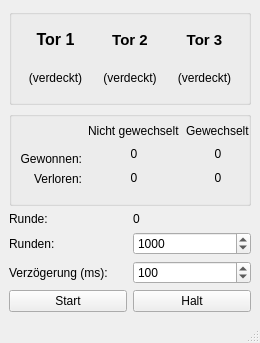
<?xml version="1.0" encoding="UTF-8"?>
<ui version="4.0">
 <class>MainWindow</class>
 <widget class="QMainWindow" name="MainWindow">
  <property name="geometry">
   <rect>
    <x>0</x>
    <y>0</y>
    <width>260</width>
    <height>343</height>
   </rect>
  </property>
  <property name="sizePolicy">
   <sizepolicy hsizetype="Fixed" vsizetype="Fixed">
    <horstretch>0</horstretch>
    <verstretch>0</verstretch>
   </sizepolicy>
  </property>
  <property name="windowTitle">
   <string>Ziegenzaehmer v0.0.1</string>
  </property>
  <widget class="QWidget" name="centralwidget">
   <layout class="QGridLayout" name="gridLayout_3">
    <item row="0" column="0">
     <widget class="QGroupBox" name="groupBox">
      <property name="title">
       <string/>
      </property>
      <layout class="QGridLayout" name="gridLayout">
       <item row="0" column="0">
        <layout class="QHBoxLayout" name="horizontalLayout">
         <item>
          <layout class="QVBoxLayout" name="verticalLayout_4">
           <item>
            <widget class="QLabel" name="labelTor1">
             <property name="text">
              <string>&lt;html&gt;&lt;head/&gt;&lt;body&gt;&lt;p&gt;&lt;span style=&quot; font-size:12pt; font-weight:700;&quot;&gt;Tor 1&lt;/span&gt;&lt;/p&gt;&lt;/body&gt;&lt;/html&gt;</string>
             </property>
             <property name="alignment">
              <set>Qt::AlignCenter</set>
             </property>
            </widget>
           </item>
           <item>
            <widget class="QLabel" name="torZaehler1">
             <property name="text">
              <string>(verdeckt)</string>
             </property>
             <property name="alignment">
              <set>Qt::AlignCenter</set>
             </property>
            </widget>
           </item>
          </layout>
         </item>
         <item>
          <layout class="QVBoxLayout" name="verticalLayout_5">
           <item>
            <widget class="QLabel" name="labelTor2">
             <property name="text">
              <string>&lt;html&gt;&lt;head/&gt;&lt;body&gt;&lt;p&gt;&lt;span style=&quot; font-size:11pt; font-weight:700;&quot;&gt;Tor 2&lt;/span&gt;&lt;/p&gt;&lt;/body&gt;&lt;/html&gt;</string>
             </property>
             <property name="alignment">
              <set>Qt::AlignCenter</set>
             </property>
            </widget>
           </item>
           <item>
            <widget class="QLabel" name="torZaehler2">
             <property name="text">
              <string>(verdeckt)</string>
             </property>
             <property name="alignment">
              <set>Qt::AlignCenter</set>
             </property>
            </widget>
           </item>
          </layout>
         </item>
         <item>
          <layout class="QVBoxLayout" name="verticalLayout_7">
           <item>
            <widget class="QLabel" name="labelTor3">
             <property name="text">
              <string>&lt;html&gt;&lt;head/&gt;&lt;body&gt;&lt;p&gt;&lt;span style=&quot; font-size:11pt; font-weight:700;&quot;&gt;Tor 3&lt;/span&gt;&lt;/p&gt;&lt;/body&gt;&lt;/html&gt;</string>
             </property>
             <property name="alignment">
              <set>Qt::AlignCenter</set>
             </property>
            </widget>
           </item>
           <item>
            <widget class="QLabel" name="torZaehler3">
             <property name="text">
              <string>(verdeckt)</string>
             </property>
             <property name="alignment">
              <set>Qt::AlignCenter</set>
             </property>
            </widget>
           </item>
          </layout>
         </item>
        </layout>
       </item>
      </layout>
     </widget>
    </item>
    <item row="1" column="0">
     <widget class="QGroupBox" name="groupBox_2">
      <property name="minimumSize">
       <size>
        <width>242</width>
        <height>79</height>
       </size>
      </property>
      <property name="title">
       <string/>
      </property>
      <widget class="QWidget" name="">
       <property name="geometry">
        <rect>
         <x>10</x>
         <y>11</y>
         <width>231</width>
         <height>64</height>
        </rect>
       </property>
       <layout class="QHBoxLayout" name="horizontalLayout_2">
        <item>
         <layout class="QVBoxLayout" name="verticalLayout">
          <item>
           <spacer name="verticalSpacer">
            <property name="orientation">
             <enum>Qt::Vertical</enum>
            </property>
            <property name="sizeHint" stdset="0">
             <size>
              <width>20</width>
              <height>40</height>
             </size>
            </property>
           </spacer>
          </item>
          <item>
           <widget class="QLabel" name="label">
            <property name="text">
             <string>Gewonnen:</string>
            </property>
            <property name="alignment">
             <set>Qt::AlignRight|Qt::AlignTrailing|Qt::AlignVCenter</set>
            </property>
           </widget>
          </item>
          <item>
           <widget class="QLabel" name="label_2">
            <property name="text">
             <string>Verloren:</string>
            </property>
            <property name="alignment">
             <set>Qt::AlignRight|Qt::AlignTrailing|Qt::AlignVCenter</set>
            </property>
           </widget>
          </item>
         </layout>
        </item>
        <item>
         <layout class="QVBoxLayout" name="verticalLayout_2">
          <item>
           <widget class="QLabel" name="label_5">
            <property name="text">
             <string>Nicht gewechselt</string>
            </property>
           </widget>
          </item>
          <item>
           <widget class="QLabel" name="nGewonnen">
            <property name="text">
             <string>0</string>
            </property>
            <property name="alignment">
             <set>Qt::AlignCenter</set>
            </property>
           </widget>
          </item>
          <item>
           <widget class="QLabel" name="nVerloren">
            <property name="text">
             <string>0</string>
            </property>
            <property name="alignment">
             <set>Qt::AlignCenter</set>
            </property>
           </widget>
          </item>
         </layout>
        </item>
        <item>
         <layout class="QVBoxLayout" name="verticalLayout_3">
          <item>
           <widget class="QLabel" name="label_3">
            <property name="text">
             <string>Gewechselt</string>
            </property>
           </widget>
          </item>
          <item>
           <widget class="QLabel" name="gGewonnen">
            <property name="text">
             <string>0</string>
            </property>
            <property name="alignment">
             <set>Qt::AlignCenter</set>
            </property>
           </widget>
          </item>
          <item>
           <widget class="QLabel" name="gVerloren">
            <property name="text">
             <string>0</string>
            </property>
            <property name="alignment">
             <set>Qt::AlignCenter</set>
            </property>
           </widget>
          </item>
         </layout>
        </item>
       </layout>
      </widget>
     </widget>
    </item>
    <item row="2" column="0">
     <layout class="QGridLayout" name="gridLayout_2">
      <item row="0" column="0">
       <layout class="QHBoxLayout" name="horizontalLayout_4">
        <item>
         <widget class="QLabel" name="label_4">
          <property name="text">
           <string>Runde:</string>
          </property>
         </widget>
        </item>
        <item>
         <widget class="QLabel" name="labelRunden">
          <property name="text">
           <string>0</string>
          </property>
         </widget>
        </item>
       </layout>
      </item>
      <item row="1" column="0">
       <layout class="QHBoxLayout" name="horizontalLayout_3">
        <item>
         <widget class="QLabel" name="label_7">
          <property name="text">
           <string>Runden:</string>
          </property>
         </widget>
        </item>
        <item>
         <widget class="QSpinBox" name="spinBoxRunden">
          <property name="minimum">
           <number>1</number>
          </property>
          <property name="maximum">
           <number>999999999</number>
          </property>
          <property name="singleStep">
           <number>10</number>
          </property>
          <property name="value">
           <number>1000</number>
          </property>
         </widget>
        </item>
       </layout>
      </item>
      <item row="2" column="0">
       <layout class="QHBoxLayout" name="horizontalLayout_5">
        <item>
         <widget class="QLabel" name="label_6">
          <property name="text">
           <string>Verzögerung (ms):</string>
          </property>
         </widget>
        </item>
        <item>
         <widget class="QSpinBox" name="spinBoxDelay">
          <property name="maximum">
           <number>10000</number>
          </property>
          <property name="singleStep">
           <number>10</number>
          </property>
          <property name="value">
           <number>100</number>
          </property>
         </widget>
        </item>
       </layout>
      </item>
      <item row="3" column="0">
       <layout class="QHBoxLayout" name="horizontalLayout_6">
        <item>
         <widget class="QPushButton" name="pushButtonStart">
          <property name="text">
           <string>Start</string>
          </property>
         </widget>
        </item>
        <item>
         <widget class="QPushButton" name="pushButtonStop">
          <property name="text">
           <string>Halt</string>
          </property>
         </widget>
        </item>
       </layout>
      </item>
     </layout>
    </item>
   </layout>
  </widget>
  <widget class="QMenuBar" name="menubar">
   <property name="geometry">
    <rect>
     <x>0</x>
     <y>0</y>
     <width>260</width>
     <height>22</height>
    </rect>
   </property>
  </widget>
  <widget class="QStatusBar" name="statusbar"/>
 </widget>
 <resources/>
 <connections/>
</ui>
